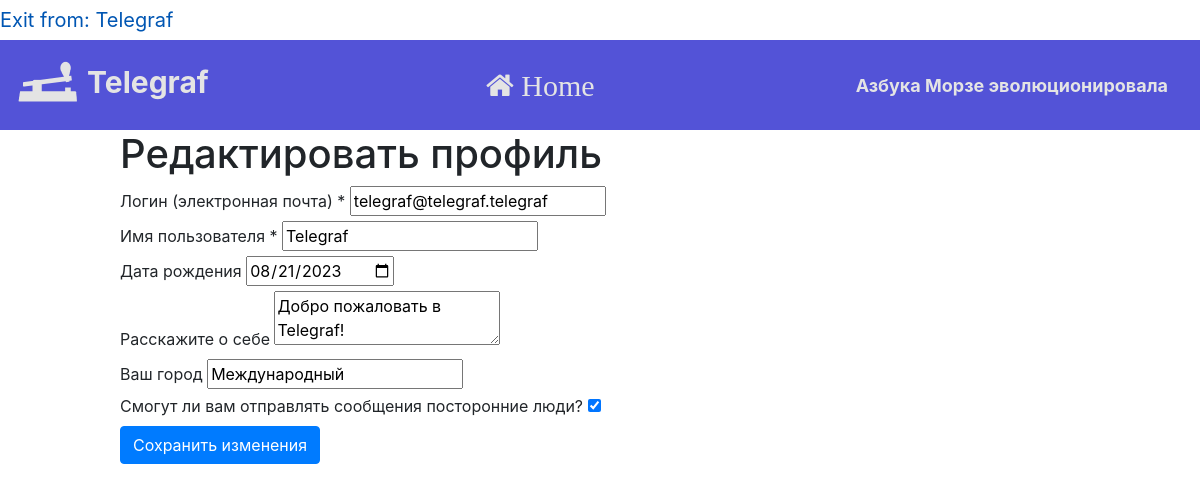
The page /edit_profile (signed in) on the database as committed earlier.
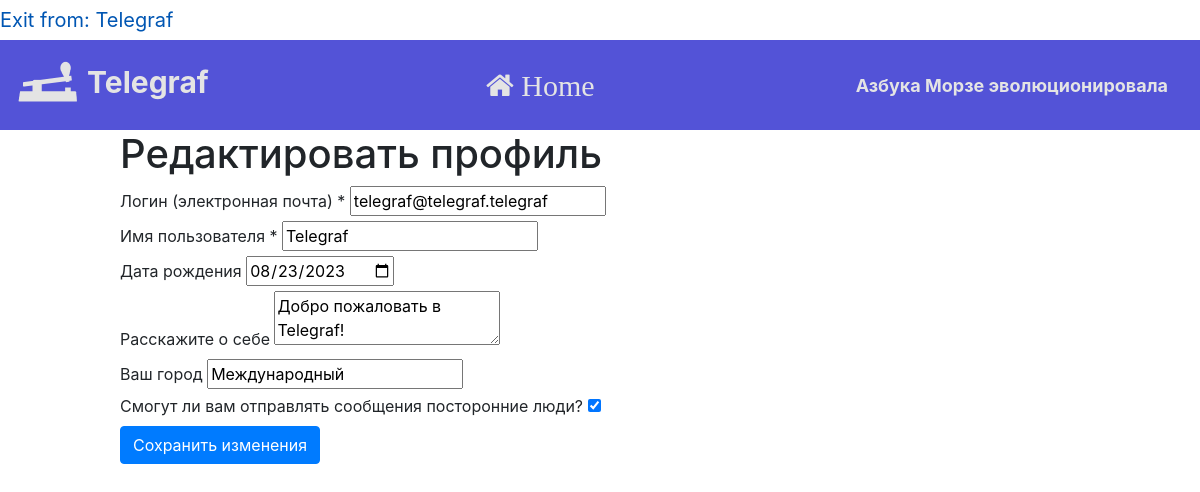
The same page on the database as committed later.
### data/users.py (models this page shows, shortened)
class User(SqlAlchemyBase, UserMixin, SerializerMixin):
    __tablename__ = 'users'
    id = sqlalchemy.Column(sqlalchemy.Integer,
                           primary_key=True, autoincrement=True)
    username = sqlalchemy.Column(sqlalchemy.String)
    bdate = sqlalchemy.Column(sqlalchemy.Date)
    descript = sqlalchemy.Column(sqlalchemy.String)
    friends = sqlalchemy.Column(sqlalchemy.String, default='')
    city = sqlalchemy.Column(sqlalchemy.String)
    email = sqlalchemy.Column(sqlalchemy.String, unique=True)
    last_online = sqlalchemy.Column(sqlalchemy.DateTime,
                                    default=datetime.datetime.now())
    free_chat = sqlalchemy.Column(sqlalchemy.Boolean)
    hashed_password = sqlalchemy.Column(sqlalchemy.String, nullable=True)
    is_verified = sqlalchemy.Column(sqlalchemy.Boolean, default=False)
    is_blocked = sqlalchemy.Column(sqlalchemy.Boolean, default=False)
    block_reason = sqlalchemy.Column(sqlalchemy.String)

### api/index.py (the view, shortened to what this page needs)
@app.route('/edit_profile', methods=['GET', 'POST'])
def edit_profile():
    if not current_user.is_authenticated or current_user.is_blocked:
        redirect('/login')
    agent = request.headers.get('User-Agent')
    is_mobile = ('iphone' or 'android' or 'blackberry') in agent.lower()
    db_sess = db_session.create_session()
    current_user.last_online = datetime.datetime.now()
    db_sess.merge(current_user)
    db_sess.commit()
    form = EditProfileForm()
    if request.method == 'GET':
        form.username.data = current_user.username
        form.bdate.data = current_user.bdate
        form.descript.data = current_user.descript
        form.city.data = current_user.city
        form.email.data = current_user.email
        form.free_chat.data = current_user.free_chat
    return render_template('edit_profile.html', is_mobile=is_mobile, title=f'Редактировать профиль', form=form);

### data/edit_profile_form.py
class EditProfileForm(FlaskForm):
    email = EmailField('Логин (электронная почта) *', validators=[DataRequired()])
    username = StringField('Имя пользователя *', validators=[DataRequired()])
    bdate = DateField('Дата рождения')
    descript = TextAreaField('Расскажите о себе')
    city = StringField('Ваш город')
    free_chat = BooleanField('Смогут ли вам отправлять сообщения посторонние люди?')
    submit = SubmitField('Сохранить изменения')

### api/index.py (called while the page is built)
@login_manager.user_loader
def load_user(user_id):
    db_sess = db_session.create_session()
    return db_sess.query(User).get(user_id)

### data/db_session.py (called while the page is built)
def create_session() -> Session:
    global __factory
    return __factory()

### static/templates/edit_profile.html (shortened to what this page needs)
{% extends "base.html" %}
{% block content %}
<h1>{{title}}</h1>
<form action="" method="post">
    {% for field in form if field.name != 'csrf_token' and field.name != 'submit' %}
    <div>
        {{ field.label() }}
        {{ field() }}
    </div>
    {% endfor %}
    <p>{{ form.submit(type="submit", class="btn btn-primary") }}</p>
</form>
{% endblock %}

### static/templates/base.html (shortened to what this page needs)
<!doctype html>
<html lang="en">
<head>
    <link rel="stylesheet"
          href="https://stackpath.bootstrapcdn.com/bootstrap/4.4.1/css/bootstrap.min.css"
>
    <link rel="stylesheet" href="https://maxcdn.bootstrapcdn.com/font-awesome/4.5.0/css/font-awesome.min.css">
</head>
<body>
    <nav>
        {% if current_user.is_authenticated %}
        <a class="navbar-brand" href="/logout">Exit from: {{ current_user.username }}</a>
        {% else %}
        <p>
            <a class="btn btn-primary " href="/register">Зарегистрироваться</a>
            <a class="btn btn-success" href="/login">Войти</a>
        </p>
        {% endif %}
    </nav>
    <header>
        <nav class="navbar navbar-light mainbar">
            {% if is_mobile %}
            <a class="navbar-brand" style="font-size: 30px; color: #e4e4e4; font-weight: bold;" href="#"><img src="{{url_for('static', filename='images/t2.png')}}" height="64" width="64">  Telegraf</a>
            <a style="font-size: 30px; color: #e4e4e4; font-weight: bold;" href="/"><i class="fa fa-home" aria-hidden="true"></i></a>
            {% else %}
            <a class="navbar-brand" style="font-size: 30px; color: #e4e4e4; font-weight: bold;" href="#"><img src="{{url_for('static', filename='images/t2.png')}}" height="64" width="64">  Telegraf</a>
            <a style="font-size: 30px; color: #e4e4e4; font-weight: bold;" href="/"><i class="fa fa-home" aria-hidden="true"> Home</i></a>
            <a class="navbar-brand" style="font-size: 18px; color: #e4e4e4; font-weight: bold;" href="#">Азбука Морзе эволюционировала</a>
            {% endif %}
        </nav>
    </header>
    <main role="main" class="my-container">
        {% block content %}{% endblock %}
    </main>
</body>
</html>

Rows that differ between the two databases and show on the page:
changed User "Telegraf": bdate "08/21/2023" → "08/23/2023"
